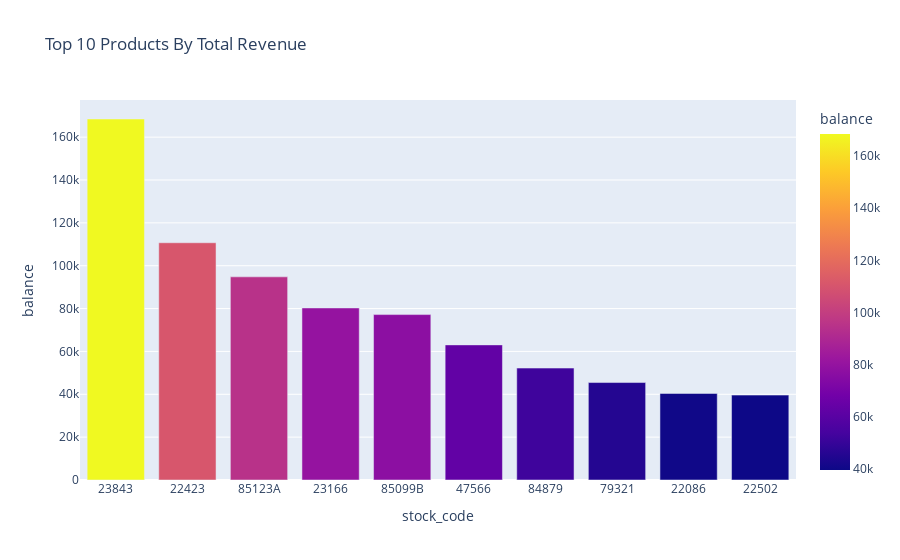

This figure's notebook cell:
### Markdown cell above
<div style="background-color: #f2f2f2; padding: 10px;">
  <p style="font-style: italic;">
    It is observed that the <span style="color: red; font-weight: bold;">highest revenue</span> in the dataset  is made by<span style="color: red; font-weight: bold;"> PAPER CRAFT , LITTLE BIRDIE product with with quantity of 80,995 at 2,08 €</span> 
  </p>
</div>

### Code cell
fig = px.bar(df_uk.groupby(["stock_code", "description"])
             [["quantity","unit_price", "balance"]].sum().sort_values(by="balance", ascending=False).reset_index().head(10), 
             x= 'stock_code', y='balance', color = "balance", title='Top 10 Products By Total Revenue'
            ,hover_data=["description", "quantity", "unit_price", "balance"])
fig.update_layout(xaxis={'categoryorder':'total descending'})
fig.show()

### Figure 1 — Plotly figure (JSON) as saved in the notebook; plotly's stock layout.template omitted (floating-point values rounded to 4 significant figures)
{"data": [{"alignmentgroup": "True", "customdata": [["PAPER CRAFT , LITTLE BIRDIE", 80995, 2.08], ["REGENCY CAKESTAND 3 TIER", 9617, 17737], ["WHITE HANGING HEART T-LIGHT HOLDER", 34630, 5583.0], ["MEDIUM CERAMIC TOP STORAGE JAR", 76919, 216.0], ["JUMBO BAG RED RETROSPOT", 41878, 2946.0], ["PARTY BUNTING", 13980, 6345.0], ["ASSORTED COLOUR BIRD ORNAMENT", 32628, 2220.0], ["CHILLI LIGHTS", 9494, 2768.0], ["PAPER CHAIN KIT 50'S CHRISTMAS ", 14772, 2842.0], ["PICNIC BASKET WICKER 60 PIECES", 61, 1299]], "hovertemplate": "stock_code=%{x}<br>balance=%{marker.color}<br>description=%{customdata[0]}<br>quantity=%{customdata[1]}<br>unit_price=%{customdata[2]}<extra></extra>", "legendgroup": "", "marker": {"color": [168500.0, 110713, 94810.0, 80290.0, 77190.0, 63050.0, 52230.0, 45480.0, 40390.0, 39620.0], "coloraxis": "coloraxis", "pattern": {"shape": ""}}, "name": "", "offsetgroup": "", "orientation": "v", "showlegend": false, "textposition": "auto", "type": "bar", "x": ["23843", "22423", "85123A", "23166", "85099B", "47566", "84879", "79321", "22086", "22502"], "xaxis": "x", "y": [168500.0, 110713, 94810.0, 80290.0, 77190.0, 63050.0, 52230.0, 45480.0, 40390.0, 39620.0], "yaxis": "y"}], "layout": {"barmode": "relative", "coloraxis": {"colorbar": {"title": {"text": "balance"}}, "colorscale": [[0, "#0d0887"], [0.1111, "#46039f"], [0.2222, "#7201a8"], [0.3333, "#9c179e"], [0.4444, "#bd3786"], [0.5556, "#d8576b"], [0.6667, "#ed7953"], [0.7778, "#fb9f3a"], [0.8889, "#fdca26"], [1, "#f0f921"]]}, "legend": {"tracegroupgap": 0}, "title": {"text": "Top 10 Products By Total Revenue"}, "xaxis": {"anchor": "y", "categoryorder": "total descending", "domain": [0, 1], "title": {"text": "stock_code"}}, "yaxis": {"anchor": "x", "domain": [0, 1], "title": {"text": "balance"}}}}
